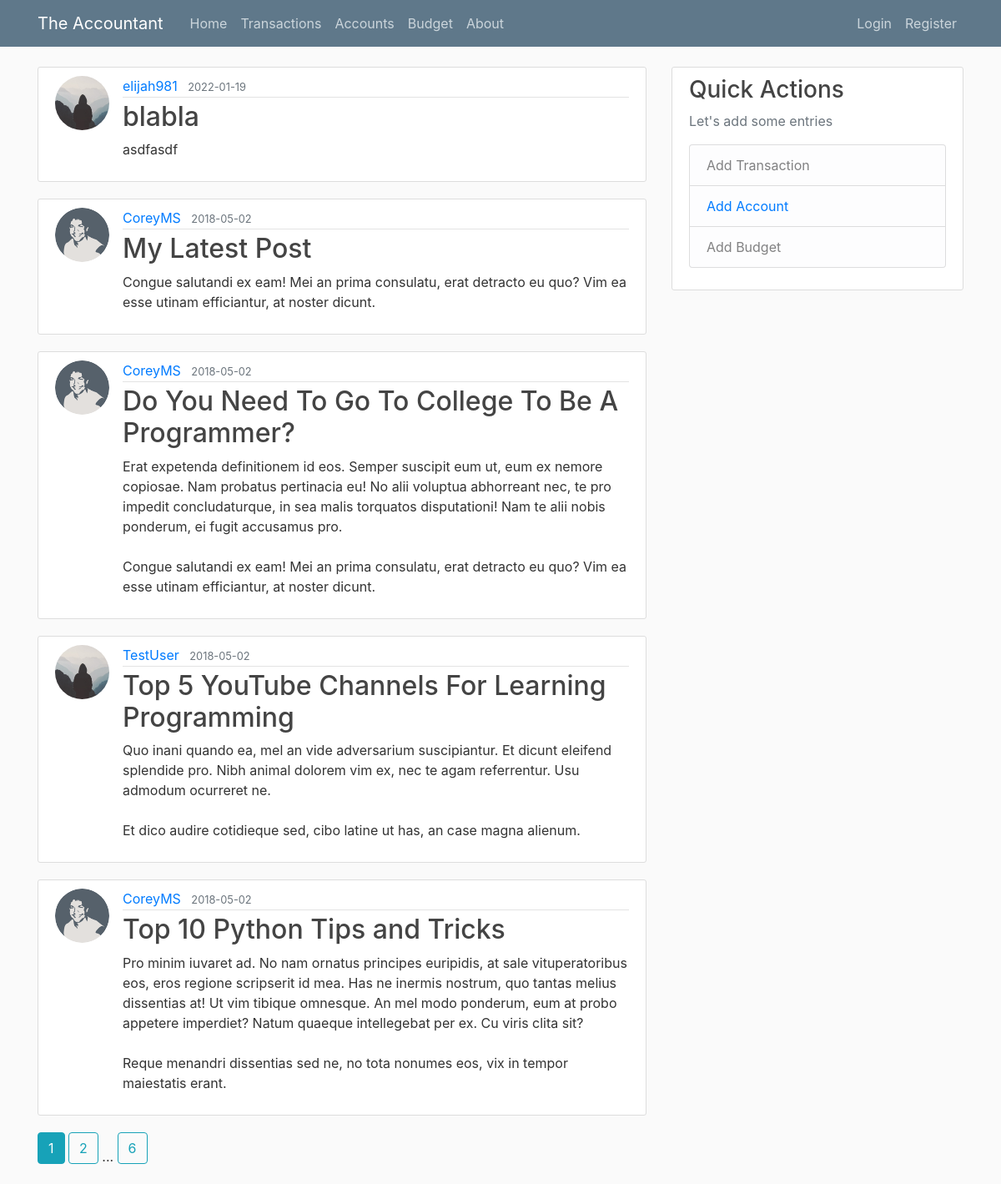
Page /home on the earlier database version.
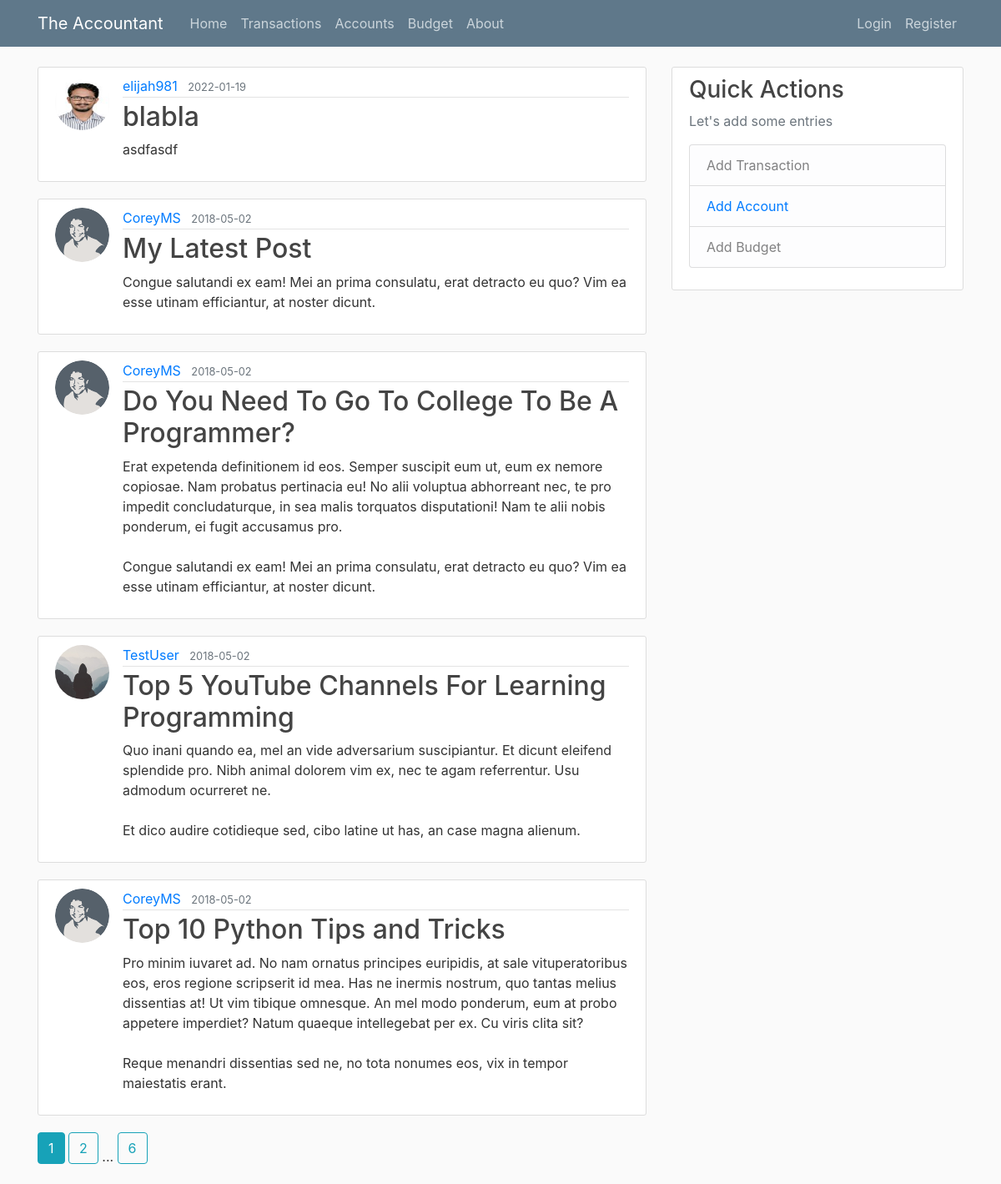
Same page on the later database version.
### website/models.py (models this page shows, shortened)
class Post(db.Model):
    id = db.Column(db.Integer, primary_key=True)
    title = db.Column(db.String(100), nullable=False)
    date_posted = db.Column(db.DateTime, nullable=False, default=datetime.utcnow)
    content = db.Column(db.Text, nullable=False)
    user_id = db.Column(db.Integer, db.ForeignKey("user.id"), nullable=False)

class User(db.Model, UserMixin):
    id = db.Column(db.Integer, primary_key=True)
    username = db.Column(db.String(20), unique=True, nullable=False)
    email = db.Column(db.String(120), unique=True, nullable=False)
    image_file = db.Column(db.String(20), nullable=False, default="default.jpg")
    password = db.Column(db.String(60), nullable=False)
    posts = db.relationship("Post", backref="author", lazy=True)  # to be removed
    accounts = db.relationship("Account", backref="acc_holder", lazy=True)

### website/routes.py (the view)
@app.route("/")
@app.route("/home")
def home():
    page = request.args.get("page", 1, type=int)
    posts = Post.query.order_by(Post.date_posted.desc()).paginate(page=page, per_page=5)
    return render_template("home.html", posts=posts)

### website/templates/home.html
{% extends "layout.html" %}
{% block content %}
    {% for post in posts.items %}
        <article class="media content-section">
          <img class="rounded-circle article-img" src="{{ url_for('static', filename='profile_pics/' + post.author.image_file) }}">
          <div class="media-body">
            <div class="article-metadata">
              <a class="mr-2" href="{{ url_for('user_posts', username=post.author.username) }}">{{ post.author.username }}</a>
              <small class="text-muted">{{ post.date_posted.strftime('%Y-%m-%d') }}</small>
            </div>
            <h2><a class="article-title" href="{{ url_for('post', post_id=post.id) }}">{{ post.title }}</a></h2>
            <p class="article-content">{{ post.content }}</p>
          </div>
        </article>
    {% endfor %}
    {% for page_num in posts.iter_pages(left_edge=1, right_edge=1, left_current=1, right_current=2) %}
      {% if page_num %}
        {% if posts.page == page_num %}
          <a class="btn btn-info mb-4" href="{{ url_for('home', page=page_num) }}">{{ page_num }}</a>
        {% else %}
          <a class="btn btn-outline-info mb-4" href="{{ url_for('home', page=page_num) }}">{{ page_num }}</a>
        {% endif %}
      {% else %}
        ...
      {% endif %}
    {% endfor %}
{% endblock content %}

### website/templates/layout.html (shortened to what this page needs)
<!DOCTYPE html>
<html>
<head>
  <link rel="stylesheet" href="https://maxcdn.bootstrapcdn.com/bootstrap/4.0.0/css/bootstrap.min.css"
>
  <link rel="stylesheet" type="text/css" href="{{ url_for('static', filename='main.css') }}">
</head>
<body>
  <header class="site-header">
    <nav class="navbar navbar-expand-md navbar-dark bg-steel fixed-top">
      <div class="container">
        <a class="navbar-brand mr-4" href="/">The Accountant</a>
        <div class="collapse navbar-collapse" id="navbarToggle">
          <div class="navbar-nav mr-auto">
            <a class="nav-item nav-link" href="{{ url_for('home') }}">Home</a>
            <a class="nav-item nav-link" href="{{ url_for('transactions') }}">Transactions</a>
            <a class="nav-item nav-link" href="{{ url_for('accounts') }}">Accounts</a>
            <a class="nav-item nav-link" href="{{ url_for('budget') }}">Budget</a>
            <a class="nav-item nav-link" href="{{ url_for('about') }}">About</a>
          </div>
          <div class="navbar-nav">
            {% if current_user.is_authenticated %}
            <a class="nav-item nav-link" href="{{ url_for('new_post') }}">New Post</a>
            <a class="nav-item nav-link" href="{{ url_for('account') }}">Account</a>
            <a class="nav-item nav-link" href="{{ url_for('logout') }}">Logout</a>
            {% else %}
            <a class="nav-item nav-link" href="{{ url_for('login') }}">Login</a>
            <a class="nav-item nav-link" href="{{ url_for('register') }}">Register</a>
            {% endif %}
          </div>
        </div>
      </div>
    </nav>
  </header>
  <main role="main" class="container">
    <div class="row">
      <div class="col-md-8">
        {% block content %}{% endblock %}
      </div>
      <div class="col-md-4">
        <div class="content-section">
          <h3>Quick Actions</h3>
          <p class='text-muted'>Let's add some entries
          <ul class="list-group">
            <li class="list-group-item list-group-item-light">Add Transaction</li>
            <li class="list-group-item list-group-item-light"><a href="{{ url_for('new_account') }}">Add Account</a>
            </li>
            <li class="list-group-item list-group-item-light">Add Budget</li>
          </ul>
          </p>
        </div>
      </div>
    </div>
  </main>
</body>
</html>

### website/static/main.css (style rules this page uses)
body { background: #fafafa; color: #333333; margin-top: 5rem; }
h1, h2, h3, h4, h5, h6 { color: #444444; }
.bg-steel { background-color: #5f788a; }
.site-header .navbar-nav .nav-link { color: #cbd5db; }
.content-section { background: #ffffff; padding: 10px 20px; border: 1px solid #dddddd; border-radius: 3px; margin-bottom: 20px; }
.article-title { color: #444444; }
.article-content { white-space: pre-line; }
.article-img { height: 65px; width: 65px; margin-right: 16px; }
.article-metadata { padding-bottom: 1px; margin-bottom: 4px; border-bottom: 1px solid #e3e3e3 }

Differences in the rows shown:
changed through a linked row, Post "blabla": image_file: picture added in place of a placeholder
